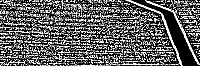
#> input picture model_input_0.jpg, 200 x 66 px; its folder holds only this picture in this run
$ python -i dataset.py   (imports and definitions only)
#> lines starting #> are read from the running program, lines starting #| are printed output that depends on the picture; after the words box and inside, x2 and y2 are one past the last pixel; in counts of white or black regions, pixels touching at a corner belong together
#> further down, picture is the input picture: shape (66, 200, 3); min 0, max 255, mean 97.2
import os, csv, random, numpy as np, cv2, torch
from torch.utils.data import Dataset

CROP_TOP = 0.45
IMG_W, IMG_H = 200, 66
STEER_SCALE = 100.0
STRAIGHT_KEEP_RATIO = 0.35

def preprocess(img_bgr):
    h, w = img_bgr.shape[:2]
#> h = 66; w = 200
    crop = img_bgr[int(h * CROP_TOP):, :]
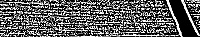
#> crop: shape (37, 200, 3); min 0, max 255, mean 96.2
    gray = cv2.cvtColor(crop, cv2.COLOR_BGR2GRAY)
    clahe = cv2.createCLAHE(clipLimit=2.0, tileGridSize=(8, 8))
    enhanced = clahe.apply(gray)
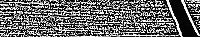
#> enhanced: shape (37, 200); min 4, max 255, mean 106.2
    blurred = cv2.GaussianBlur(enhanced, (5, 5), 0)
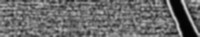
#> blurred: shape (37, 200); min 4, max 211, mean 106.5
    binary = cv2.adaptiveThreshold(blurred, 255, cv2.ADAPTIVE_THRESH_GAUSSIAN_C, cv2.THRESH_BINARY_INV, 31, 10)
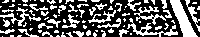
#> binary: shape (37, 200); 36.6% white; 88 white regions (54 under 20 px), largest, box (x1, y1, x2, y2) and area: (170, 0, 198, 37) 422, (127, 18, 178, 37) 238, (134, 6, 166, 25) 176
    return cv2.resize(binary, (IMG_W, IMG_H))
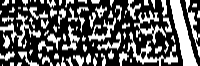
#> returned value: shape (66, 200); min 0, max 255, mean 93.5

# [6 lines left out: function augment, not called in this run]

class DrivingDataset(Dataset):
    # [25 lines left out: function __init__, not called in this run]

    def __len__(self):
        return len(self.samples)*5 if self.use_augment else len(self.samples)

    # [8 lines left out: function __getitem__, not called in this run]

>>> import cv2
>>> picture = cv2.imread('model_input_0.jpg')
>>> result = preprocess(picture)

$ run again, on model_input_4.jpg
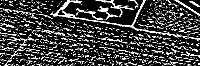
#> input picture model_input_4.jpg, 200 x 66 px
#> picture is the input picture: shape (66, 200, 3); min 0, max 255, mean 65.3
#> in preprocess, `binary = cv2.adaptiveThreshold(blurred, 255, cv2.ADAPTIVE_THRESH_GAUSS..`:
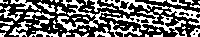
#> binary: shape (37, 200); 41.2% white in thin lines or dots
#> in preprocess, `return cv2.resize(binary, (IMG_W, IMG_H))`:
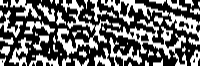
#> returned value: shape (66, 200); min 0, max 255, mean 104.9
